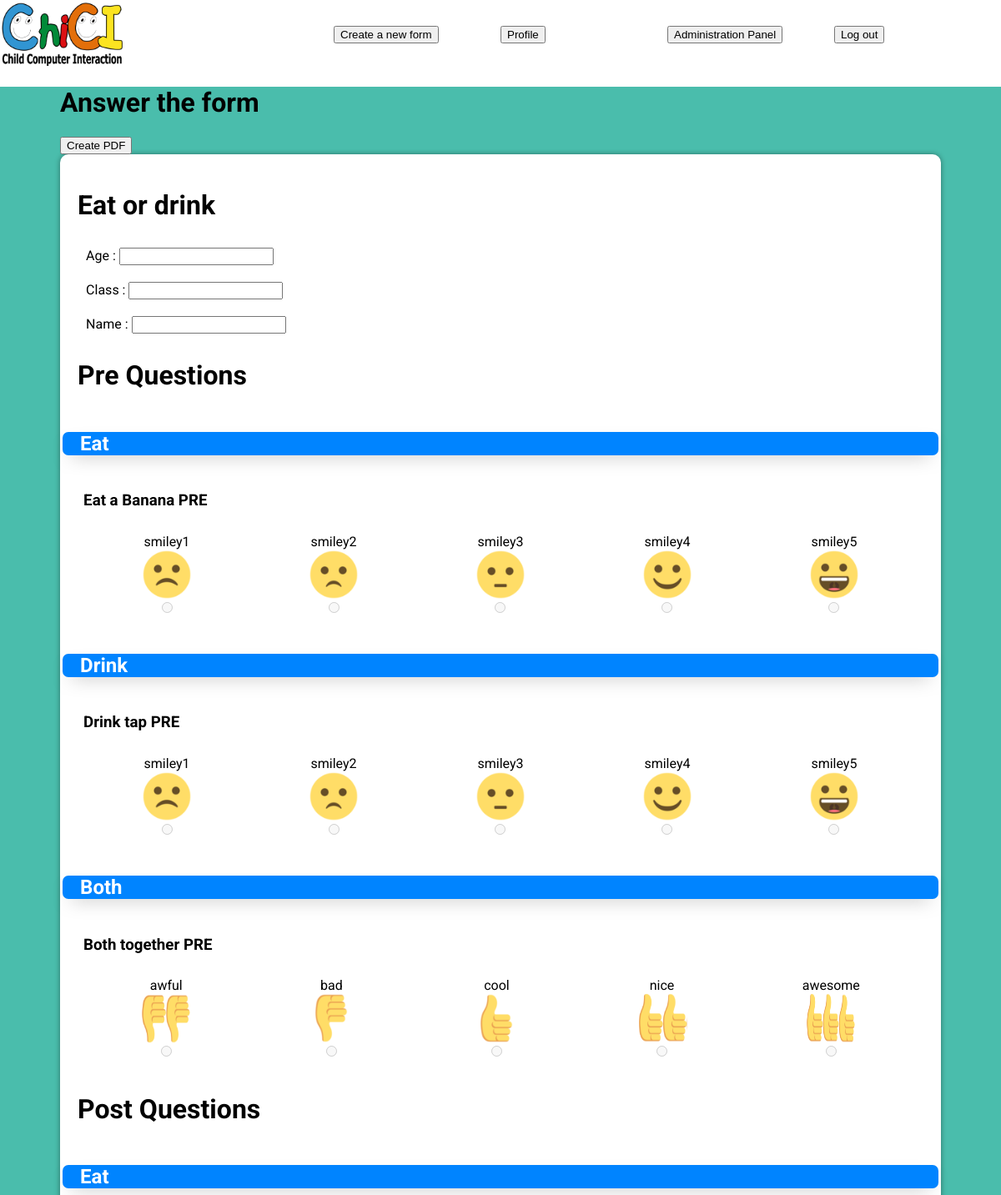
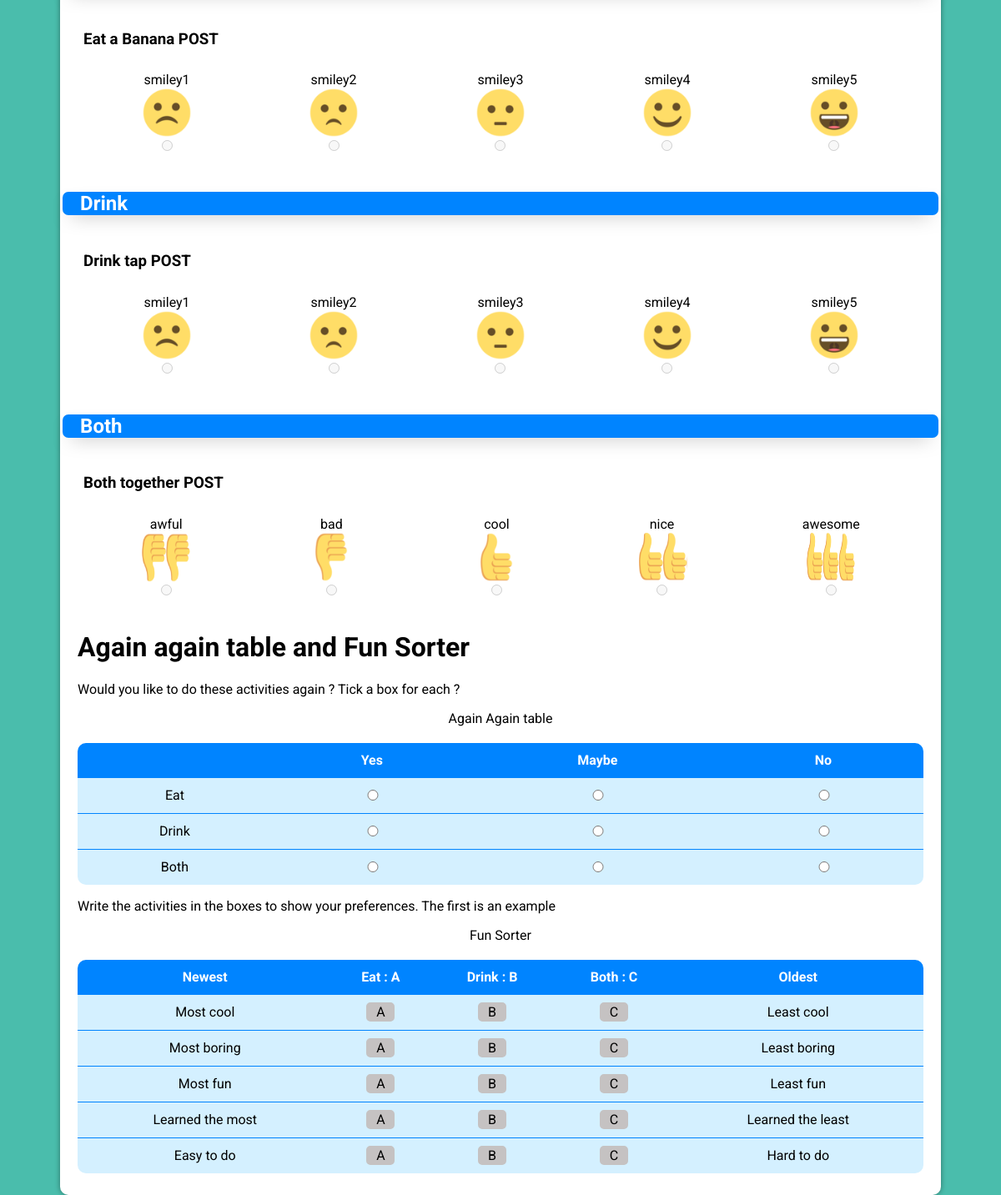
/index.php?controller=form&action=read&id=FOMM0MA (signed in), run on the app's committed database (2 pictures, top to bottom).
### tables this page shows
CREATE TABLE Form (
  formId varchar(20) PRIMARY KEY,
  formName varchar(30),
  userNickname varchar (20),
  completedForm int(11),
  fillable int(1),
  FOREIGN KEY (userNickname) REFERENCES Users(userNickname)
)DEFAULT CHARSET=utf8;

CREATE TABLE PersonnalInformation (
    personnalInformationName varchar(30) PRIMARY KEY,
	defaultPersonnalInformation int(1)
)DEFAULT CHARSET=utf8;

CREATE TABLE Application (
  applicationId varchar(30) PRIMARY KEY,
  applicationName varchar(30),
  applicationDescription varchar(80),
  formId varchar(20),
  FOREIGN KEY (formId) REFERENCES Form(formId)
)DEFAULT CHARSET=utf8;

CREATE TABLE Question (
  questionId varchar(20) PRIMARY KEY,
  questionName varchar(100),
  applicationId varchar(30),
  questionTypeId int(20),
  questionPre int(1),
  FOREIGN KEY (applicationId) REFERENCES Application(applicationId),
  FOREIGN KEY (questionTypeId) REFERENCES QuestionType(questionTypeId)
)DEFAULT CHARSET=utf8;

CREATE TABLE AnswerType (
    answerTypeId int(11) PRIMARY KEY AUTO_INCREMENT,
    answerTypeName varchar(100),
    answerTypeImage varchar(20),
    questionTypeId int(20),
    FOREIGN KEY (questionTypeId) REFERENCES QuestionType(questionTypeId)
)DEFAULT CHARSET=utf8;

CREATE TABLE AssocFormFS (
    formId varchar(20),
    FSQuestionName varchar(50),
    FOREIGN KEY (FSQuestionName) REFERENCES FSQuestion(FSQuestionName),
    FOREIGN KEY (formId) REFERENCES Form(formId),
    PRIMARY KEY (formId, FSQuestionName)
)DEFAULT CHARSET=utf8;

### index.php (called while the page is built, shortened)
<?php
    require_once File::build_path(array('controller', 'router.php'));
?>

### model/Model.php (called while the page is built, shortened)
<?php
class Model {
	public static $pdo;
    public static function Init() {
        $hostname = Conf::getHostName();
        $database_name = Conf::getDatabaseName();
        $login = Conf::getLogin();
        $password = Conf::getPassword();
        try {
            self::$pdo = new PDO("mysql:host=$hostname;dbname=$database_name", $login, $password, array(PDO::MYSQL_ATTR_INIT_COMMAND => "SET NAMES utf8"));
            self::$pdo->setAttribute(PDO::ATTR_ERRMODE, PDO::ERRMODE_EXCEPTION);
        } catch (PDOException $e) {
            if (Conf::getDebug()) {
                echo $e->getMessage();
            } else {
                echo 'Error. ';
            }
            die();
        }
    }
    public static function select($primary) {
        try {
            $table_name = static::$object;
            $class_name = 'Model' . $table_name;
            $primary_key = static::$primary;
            $sql = "SELECT * FROM $table_name WHERE $primary_key=:p;";
            $req_prep = Model::$pdo->prepare($sql);
            $values = array(
                "p" => $primary
            );
            $req_prep->execute($values);
            $req_prep->setFetchMode(PDO::FETCH_CLASS, $class_name);
            $tab_p = $req_prep->fetchAll();
            return $tab_p[0];
        } catch (PDOException $ex) {
            if (Conf::getDebug()) {
                echo $ex->getMessage();
            } else {
                echo "Error. We can not find the object. ";
            }
            return false;
        }
    }
}
?>

### model/ModelForm.php (called while the page is built, shortened)
<?php
require_once File::build_path(array('model', 'Model.php'));
class ModelForm extends Model{
	private $formId;
	private $formName;
    public function getFormId(){return $this->formId;}
    public function getFormName(){return $this->formName;}
}

### model/ModelAssocFormPI.php (called while the page is built, shortened)
<?php
class ModelAssocFormPI extends ModelAssoc{
	private $personnalInformationName;
    public function getPersonnalInformationName(){return $this->personnalInformationName;}
	public static function getAssocFormPIByFormId($id){
		try{
			$sql  = "SELECT * FROM AssocFormPI WHERE formId=:id";
			$prep = Model::$pdo->prepare($sql);
			$values = array(
				"id" => $id
				);
			$prep-> execute($values);
			$prep->setFetchMode(PDO::FETCH_CLASS,'ModelAssocFormPI');
			$assoc_array = $prep->fetchAll();
			return $assoc_array;
		}catch (PDOException $ex) {
            if (Conf::getDebug()) {
                echo $ex->getMessage();
            } else {
                echo "Error";
            }
            return false;
        }
    }
}

### model/ModelPersonnalInformation.php (called while the page is built, shortened)
<?php
require_once File::build_path(array('model', 'Model.php'));
class ModelPersonnalInformation extends Model{
	private $personnalInformationName;
    public function getPersonnalInformationName(){return $this->personnalInformationName;}
}

### model/ModelApplication.php (called while the page is built, shortened)
<?php
require_once File::build_path(array('model', 'Model.php'));
class ModelApplication extends Model{
	private $applicationId;
	private $applicationName;
    public function getApplicationId(){return $this->applicationId;}
	public function getApplicationName(){return $this->applicationName;}
    public static function getApplicationByFormId($formId){
		try{
			$sql  = "SELECT * FROM Application WHERE formId=:id";
			$prep = Model::$pdo->prepare($sql);
			$values = array(
				"id" => $formId
				);
			$prep-> execute($values);
			$prep->setFetchMode(PDO::FETCH_CLASS,'ModelApplication');
			$application_array = $prep->fetchAll();
			return $application_array;
		}catch (PDOException $ex) {
            if (Conf::getDebug()) {
                echo $ex->getMessage();
            } else {
                echo "Error";
            }
            return false;
        }
    }
}

### model/ModelQuestion.php (called while the page is built, shortened)
<?php
require_once File::build_path(array('model', 'Model.php'));
class ModelQuestion extends Model{
	private $questionName;
	private $questionTypeId;
    public function getQuestionName(){return $this->questionName;}
    public function getQuestionTypeId(){return $this->questionTypeId;}
	public static function getQuestionByApplicationIdAndPre($id, $pre){
		try{
			$sql  = "SELECT * FROM Question WHERE applicationId=:id AND questionPre=:pre";
			$prep = Model::$pdo->prepare($sql);
			$values = array(
				"id" => $id,
				"pre" => $pre
				);
			$prep-> execute($values);
			$prep->setFetchMode(PDO::FETCH_CLASS,'ModelQuestion');
			$question_array = $prep->fetchAll();
			return $question_array;
		}catch (PDOException $ex) {
            if (Conf::getDebug()) {
                echo $ex->getMessage();
            } else {
                echo "Error";
            }
            return false;
        }
    }
}

### model/ModelAnswerType.php (called while the page is built, shortened)
<?php
require_once File::build_path(array('model', 'Model.php'));
class ModelAnswerType extends Model{
    public static function getAnswerTypeByQuestionId($id, $isObject = NULL){
		try{
			$sql  = "SELECT * FROM AnswerType WHERE questionTypeId=:id";
			$prep = Model::$pdo->prepare($sql);
			$values = array(
				"id" => $id
				);
			$prep-> execute($values);
			if(is_null($isObject)){
				$prep->setFetchMode(PDO::FETCH_ASSOC);
			}else{
				$prep->setFetchMode(PDO::FETCH_CLASS, "ModelAnswerType");
			}
			$answerType_array = $prep->fetchAll();
			return $answerType_array;
		}catch (PDOException $ex) {
            if (Conf::getDebug()) {
                echo $ex->getMessage();
            } else {
                echo "Error";
            }
            return false;
        }
    }
}

### model/ModelQuestionType.php (called while the page is built, shortened)
<?php
require_once File::build_path(array('model', 'Model.php'));
class ModelQuestionType extends Model{
	private $questionTypeId;
    public function getQuestionTypeId(){return $this->questionTypeId;}
}

### model/ModelFSQuestion.php (called while the page is built, shortened)
<?php
require_once File::build_path(array('model', 'Model.php'));
class ModelFSQuestion extends Model{
    private $FSQuestionName;
    public function getFSQuestionName(){return $this->FSQuestionName;}
    public static function getFSQuestionByFormId($formId){
		try{
			$sql  = "SELECT * FROM FSQuestion, AssocFormFS WHERE AssocFormFS.formId=:formId AND FSQuestion.FSQuestionName = AssocFormFS.FSQuestionName ";
			$prep = Model::$pdo->prepare($sql);
			$values = array(
				"formId" => $formId,
				);
			$prep-> execute($values);
			$prep-> setFetchMode(PDO::FETCH_CLASS, 'ModelFSQuestion');
			return $prep->fetchAll();
		}catch (PDOException $ex) {
            if (Conf::getDebug()) {
                echo $ex->getMessage();
            } else {
                echo "Error";
            }
            return false;
        }
	}
}

### view/form/displayForm.php (the view, shortened to what this page needs)
<main>
	<div id="pdf">
<h1>Answer the form</h1>
		   <input type ="button" id="create_pdf" value ="Create PDF">
<?php
	echo '<div id ="form-'.$formId.'" class= "formCss">';
	$formName = htmlspecialchars($f->getFormName());
	echo "<h1> $formName </h1>";
        echo '<div id="userInformation">';
        foreach ($field_array as $field){
                $fieldName = htmlspecialchars($field->getPersonnalInformationName());
			if(!$full){
				echo '<div>';
					echo '<label for="field'.$fieldName.'">'.$fieldName.' : </label>';
					echo '<input id="field'.$fieldName.'" name="'.$fieldName.'"  type="text">';
				echo '</div>';
			}
        }
        echo '</div>';
	echo "<h1>Pre Questions</h1>";
	echo"<div id=\"applications\">";
	for($i=0; $i < count($application_array);$i++){
		echo '<div id="Applic'.$i.'" class="application" >';
			echo '<div id="Applic'.$i.'Info">';
				$taskName = htmlspecialchars($application_array[$i]->getApplicationName());
				echo "<h2>$taskName</h2>";
			echo '</div>';
	$questionPre_array = $questionsPre_array_list[$i];
	for($j=0; $j < count($questionPre_array);$j++){
			echo '<div id="Applic'.$i.'Q'.$j.'" class = "question">';
			echo "<h3> ";
			echo htmlspecialchars($questionPre_array[$j]->getQuestionName());
			echo " </h3>";
			$answers_array = $answersPre_array_list[$i][$j];
			if(!is_null($answers_array[0])){
				switch ($answers_array[0]['answerTypeName']){
					default :
						echo '<div class = "answerArea">';
						$ret = "";
						foreach($answers_array as $a){
							if(!$full){
								$readonly = "";
							} else{
								$readonly = "readonly";
							}
							$answerName = htmlspecialchars($a['answerTypeName']);
							$answerImage = htmlspecialchars($a['answerTypeImage']);
							$answerTypeId = htmlspecialchars($a['answerTypeId']);
							if($ret == $answerName){
								$checked = "checked";
							} else $checked = "disabled";
							$id = "Applic".$i."question".$j.$answerName;
							$name = "Applic".$i."question".$j;
							echo '<div>';
							if($answerTypeId == '12' || $answerTypeId == '13'){
								echo "<input type =\"radio\" name=\"$name\" value =\"$answerName\" id=\"$id\" $checked $readonly>";
								echo "<img src=\"media/$answerImage.png\" class=\"answerIcon\">";
							} else {
								echo "<input type =\"radio\" name=\"$name\" value =\"$answerName\" id=\"$id\" $checked $readonly>";
								echo "<label for=\"$id\"><img src=\"media/$answerImage.png\" class=\"answerIcon\">$answerName</label>";
							}
							echo '</div>';
						}
						echo '</div>';
						break;
				}
			}
		  echo '</div>';
		}
		echo '</div>';
	}
	echo '</div>';
	echo "<h1>Post Questions</h1>";
	echo"<div id=\"applications\">";
	for($i=0; $i < count($application_array);$i++){
		echo '<div id="Applic'.$i.'" class="application" >';
			echo '<div id="Applic'.$i.'Info">';
				$taskName = htmlspecialchars($application_array[$i]->getApplicationName());
				echo "<h2>$taskName</h2>";
			echo '</div>';
	$questionPost_array = $questionsPost_array_list[$i];
	for($j=0; $j < count($questionPost_array);$j++){
			echo '<div id="$idAppli" class = "question">';
			echo "<h3> ";
			echo htmlspecialchars($questionPost_array[$j]->getQuestionName());
			echo " </h3>";
			$answers_array = $answersPost_array_list[$i][$j];
			if(!is_null($answers_array[0])){
				switch ($answers_array[0]['answerTypeName']){
					default :
						echo '<div class = "answerArea">';
						foreach($answers_array as $a){
							$answerName = htmlspecialchars($a['answerTypeName']);
							$answerImage = htmlspecialchars($a['answerTypeImage']);
							if($ret == $answerName){
									$checked = "checked = \"checked\"";
								} else $checked = "disabled";
							$id = "Applic".$i."question".$j.$answerName;
							$name = "Applic".$i."question".$j;
							echo '<div>';
							echo "<input type =\"radio\" name=\"$name\" value =\"$answerName\" id=\"$id\" $checked readonly>";
							echo "<label for=\"$id\"><img src=\"media/$answerImage.png\" class=\"answerIcon\">$answerName</label>";
							echo '</div>';
						}
						echo '</div>';
						break;
				}
			}
		  echo '</div>';
		}
		echo '</div>';
	}
	echo '</div>';
	echo "<h1 class=\"fsAndAa\">Again again table and Fun Sorter</h1>";
	echo"<div id=\"applications\" class=\"fsAndAa\" >";
 ?>
	<div id="AAtable">
		<p>
			Would you like to do these activities again ? Tick a box for each ?
		</p>
		<table id="aa">
			<caption>Again Again table</caption>
			<thead>
			   <tr>
				   <th></th>
				   <th>Yes</th>
				   <th>Maybe</th>
				   <th>No</th>
			   </tr>
			</thead>
			<tbody>
			<?php
				for($i = 0; $i<$nb ;$i++){
					$trId = $formId;
					$trId .= "Applic";
					$trId .=  $randomTable[$i]-1;
					echo '<tr id='.$trId.'>';
					echo'<td>';
					echo $application_array[$randomTable[$i]-1]->getApplicationName();
					echo '</td>';
					for($j = 2; $j>=0; $j--){
						echo '<td>';
						echo  '<input type="radio" class="radioButtonFS" name="radio'.$i.'" value = "'.$j.'"';
						echo '>';
						echo '</td>';
					}
					echo '</tr>';
				}
			?>
			</tbody>
		</table>
	</div>
	<div id="FunSorter">
		<p>
			Write the activities in the boxes to show your preferences. The first is an example
		</p>
		<table id="fs">
			<caption>Fun Sorter</caption>
			<thead>
			   <tr>
				   <th>Newest</th>
				   <?php
						$i = 0;
						foreach($applicationTable as $value){
							echo "<th>".$value->getApplicationName()." : ".$alphabet[$i]."</th>";
							$i++;
						}
				   ?>
				   <th>Oldest</th>
			   </tr>
			</thead>
			<tbody>
			<?php
				for($i = 0; $i<$nbFS ;$i++){
					$alphabeta = $alphabet;
					$f = $FS[$randomFS[$i]-1];
					$name = explode("/",$f->getFSQuestionName());
					$nameLeft = $name[0];
					$nameRight = $name[1];
					echo '<tr>';
						echo '<td>'.$nameLeft.'</td>';
						$j = 0;
						foreach($applicationTable as $value){
							$divId = "FSmove";
							$divId .= $randomFS[$i]-1;
							echo '<td><div class='.$divId.'>';
							echo $alphabeta[$j];
							echo '</div></td>';
							$j++;
						}
						echo '<td>'.$nameRight.'</td>';
					echo '</tr>';
				}
			?>
			</tbody>
		</table>
	</div>
	</div>
</main>

### data on the page
form: formName "Eat or drink"
personnalinformation: personnalInformationName "Age"
personnalinformation: personnalInformationName "Class"
personnalinformation: personnalInformationName "Name"
application: applicationName "Eat", i "A", j "A"
question: questionName "Eat a Banana PRE"
answertype: answerTypeImage (picture), answerTypeName "smiley1"
answertype: answerTypeImage (picture), answerTypeName "smiley2"
answertype: answerTypeImage (picture), answerTypeName "smiley3"
answertype: answerTypeImage (picture), answerTypeName "smiley4"
answertype: answerTypeImage (picture), answerTypeName "smiley5"
application: applicationName "Drink", i "B", j "B"
question: questionName "Drink tap PRE"
application: applicationName "Both", i "C", j "C"
question: questionName "Both together PRE"
answertype: answerTypeImage (picture), answerTypeName "awful"
answertype: answerTypeImage (picture), answerTypeName "bad"
answertype: answerTypeImage (picture), answerTypeName "cool"
answertype: answerTypeImage (picture), answerTypeName "nice"
answertype: answerTypeImage (picture), answerTypeName "awesome"
question: questionName "Eat a Banana POST"
question: questionName "Drink tap POST"
question: questionName "Both together POST"
assocformfs: FSQuestionName "Most cool", FSQuestionName "Least cool"
assocformfs: FSQuestionName "Most boring", FSQuestionName "Least boring"
assocformfs: FSQuestionName "Most fun", FSQuestionName "Least fun"
assocformfs: FSQuestionName "Learned the most", FSQuestionName "Learned the least"
assocformfs: FSQuestionName "Easy to do", FSQuestionName "Hard to do"
